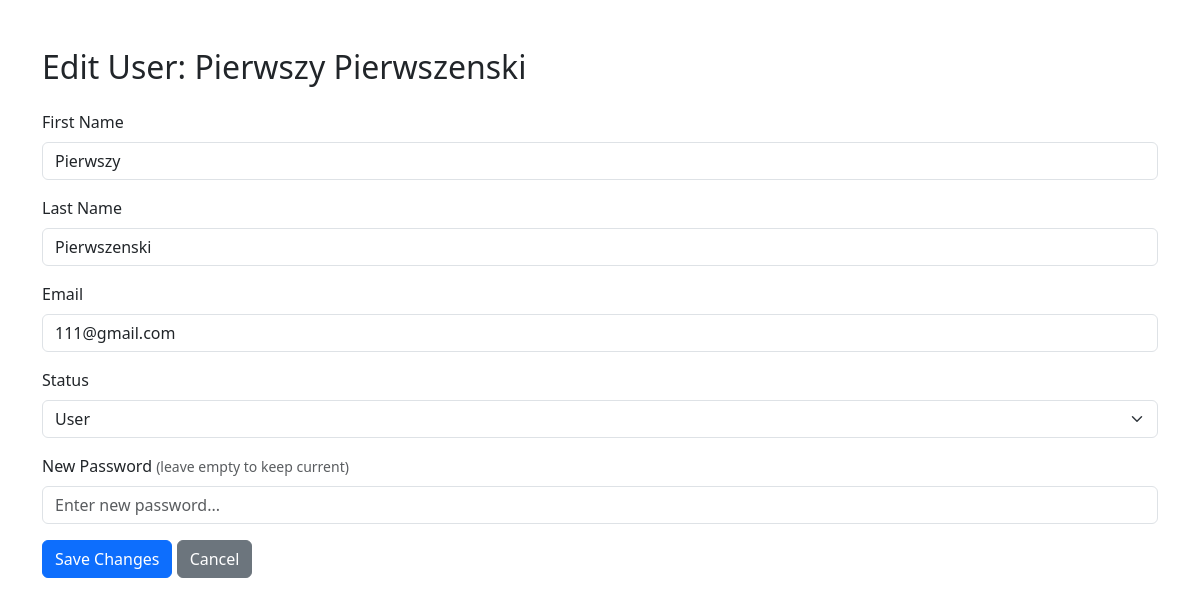
The page /edit_user_admin.php?id=8 (signed in) on the database its author committed.
### tables this page shows
CREATE TABLE `users` (
  `id` int(11) NOT NULL,
  `email` varchar(255) DEFAULT NULL,
  `imie` varchar(50) NOT NULL,
  `nazwisko` varchar(50) NOT NULL,
  `password` varchar(255) NOT NULL,
  `data_urodzenia` date NOT NULL,
  `profile_image` varchar(255) DEFAULT NULL,
  `Status` varchar(255) DEFAULT NULL,
  `created_at` timestamp NOT NULL DEFAULT current_timestamp()
);

### edit_user_admin.php (the view, shortened to what this page needs)
<?php
require 'db_connection.php';
$user_id = intval($_GET['id']);
$sql = "SELECT * FROM users WHERE id = ?";
$stmt = $conn->prepare($sql);
$stmt->bind_param("i", $user_id);
$stmt->execute();
$result = $stmt->get_result();
$user = $result->fetch_assoc();
?>
<!DOCTYPE html>
<html lang="pl">
<head>
    <link href="https://cdn.jsdelivr.net/npm/bootstrap@5.3.3/dist/css/bootstrap.min.css" rel="stylesheet">
</head>
<body>
<div class="container mt-5">
    <h2 class="mb-4">Edit User: <?php echo htmlspecialchars($user['imie'] . " " . $user['nazwisko']); ?></h2>
    <form method="post">
        <div class="mb-3">
            <label for="imie" class="form-label">First Name</label>
            <input type="text" class="form-control" id="imie" name="imie" value="<?php echo htmlspecialchars($user['imie']); ?>" required>
        </div>
        <div class="mb-3">
            <label for="nazwisko" class="form-label">Last Name</label>
            <input type="text" class="form-control" id="nazwisko" name="nazwisko" value="<?php echo htmlspecialchars($user['nazwisko']); ?>" required>
        </div>
        <div class="mb-3">
            <label for="email" class="form-label">Email</label>
            <input type="email" class="form-control" id="email" name="email" value="<?php echo htmlspecialchars($user['email']); ?>" required>
        </div>
        <div class="mb-3">
            <label for="status" class="form-label">Status</label>
            <select class="form-select" id="status" name="status" required>
                <option value="user" <?php if ($user['Status'] === 'user') echo 'selected'; ?>>User</option>
            </select>
        </div>
        <div class="mb-3">
            <label for="password" class="form-label">New Password <small class="text-muted">(leave empty to keep current)</small></label>
            <input type="password" class="form-control" id="password" name="password" placeholder="Enter new password...">
        </div>
        <button type="submit" class="btn btn-primary">Save Changes</button>
        <a href="users-admin.php" class="btn btn-secondary">Cancel</a>
    </form>
</div>
</body>
</html>

### rows shown on the page
users: imie+nazwisko "Pierwszy Pierwszenski", imie "Pierwszy", nazwisko "Pierwszenski", email "111@gmail.com", status "User"
